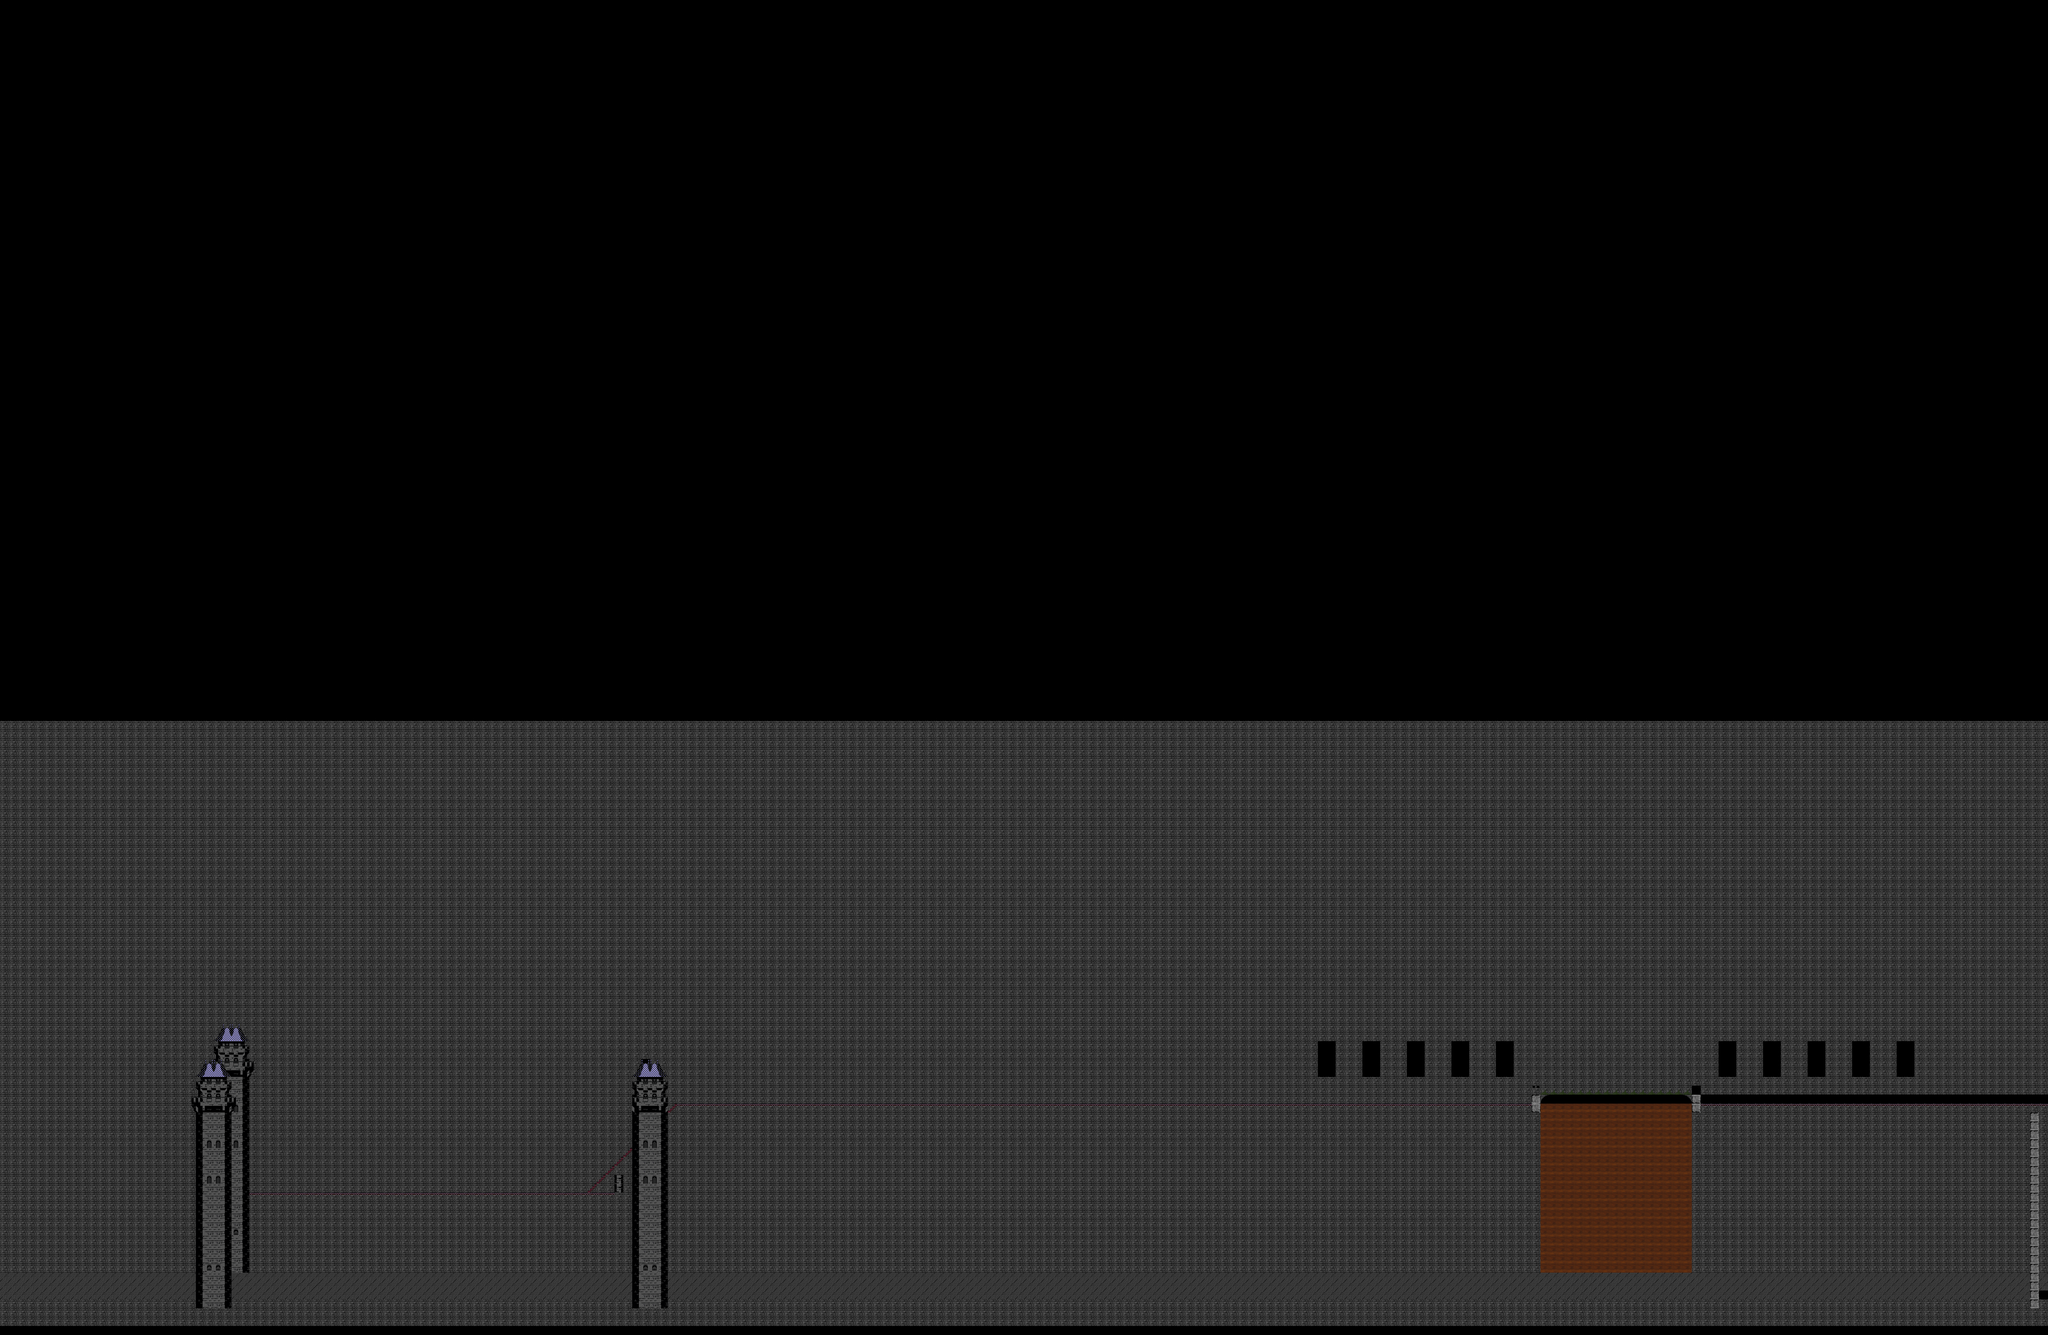

Below is a game level as drawn by its tile map, then a one-line description and the .tmx that defines it (tile-layer data replaced by summaries):
An orthogonal 230x150 tile map with 32x32 px tiles, 7 tile layers (background, background128, uninteractable, platforms, ...), 2 tilesets and 8 objects (6x AINODE).

<map version="1.0" orientation="orthogonal" renderorder="right-down" width="230" height="150" tilewidth="32" tileheight="32" nextobjectid="9">
 <tileset firstgid="1" name="tiles32" tilewidth="32" tileheight="32" tilecount="256">
  <image source="level.png" width="1024" height="256" />
  <tile id="4">
   <properties>
    <property name="type" value="STAIRS" />
   </properties>
  </tile>
  <tile id="5">
   <properties>
    <property name="type" value="STAIRS" />
   </properties>
  </tile>
  <tile id="43">
   <properties>
    <property name="smokegen" value="" />
   </properties>
  </tile>
  <tile id="128">
   <properties>
    <property name="type" value="STAIRS" />
   </properties>
  </tile>
  <tile id="129">
   <properties>
    <property name="type" value="STAIRS" />
   </properties>
  </tile>
 </tileset>
 <tileset firstgid="257" name="plattoon" tilewidth="32" tileheight="32" tilecount="672">
  <image source="plattoon.png" width="1024" height="686" />
  <tile id="189">
   <properties>
    <property name="type" value="LEFTSTAIRS" />
   </properties>
  </tile>
  <tile id="190">
   <properties>
    <property name="type" value="LEFTSTAIRS" />
   </properties>
  </tile>
 </tileset>
 <layer name="background" width="230" height="150">
  <properties>
   <property name="bg" value="" />
  </properties>
  <data>[34500 cells, 13 non-empty, 1 distinct tile ids]</data>
 </layer>
 <layer name="background128" width="230" height="150">
  <properties>
   <property name="128" value="" />
  </properties>
  <data>[34500 cells, 0 non-empty, 0 distinct tile ids]</data>
 </layer>
 <layer name="uninteractable" width="230" height="150">
  <data>[34500 cells, 15110 non-empty, 36 distinct tile ids]</data>
 </layer>
 <layer name="platforms" width="230" height="150">
  <properties>
   <property name="PLATFORMS" value="" />
   <property name="collide" value="" />
  </properties>
  <data>[34500 cells, 407 non-empty, 3 distinct tile ids]</data>
 </layer>
 <layer name="stairs" width="230" height="150">
  <properties>
   <property name="STAIRS" value="" />
   <property name="collide" value="" />
  </properties>
  <data>[34500 cells, 10 non-empty, 1 distinct tile ids]</data>
 </layer>
 <layer name="walls" width="230" height="150">
  <properties>
   <property name="WALLS" value="" />
   <property name="collide" value="" />
   <property name="player" value="" />
  </properties>
  <data>[34500 cells, 28 non-empty, 4 distinct tile ids]</data>
 </layer>
 <layer name="foreground" width="230" height="150">
  <data>[34500 cells, 228 non-empty, 27 distinct tile ids]</data>
 </layer>
 <objectgroup name="AINODEMAP" visible="0">
  <properties>
   <property name="AINODES" value="" />
   <property name="collide" value="" />
  </properties>
  <object id="1" name="AINODE" x="8" y="4451" width="3922" height="250">
   <properties>
    <property name="set" value="1" />
   </properties>
  </object>
  <object id="2" x="392" y="4636" height="4" />
  <object id="3" x="540" y="4612" width="16" />
  <object id="4" name="AINODE" x="1658" y="4324" width="536" height="85">
   <properties>
    <property name="set" value="2" />
   </properties>
  </object>
  <object id="5" name="AINODE" x="912" y="4012" width="1209" height="264">
   <properties>
    <property name="set" value="3" />
   </properties>
  </object>
  <object id="6" name="AINODE" x="2447" y="3689" width="3036" height="270">
   <properties>
    <property name="set" value="3" />
   </properties>
  </object>
  <object id="7" name="AINODE" x="2133" y="3882" width="294" height="391">
   <properties>
    <property name="set" value="3" />
   </properties>
  </object>
  <object id="8" name="AINODE" x="3963" y="4428" width="3370" height="265">
   <properties>
    <property name="set" value="1" />
   </properties>
  </object>
 </objectgroup>
</map>
